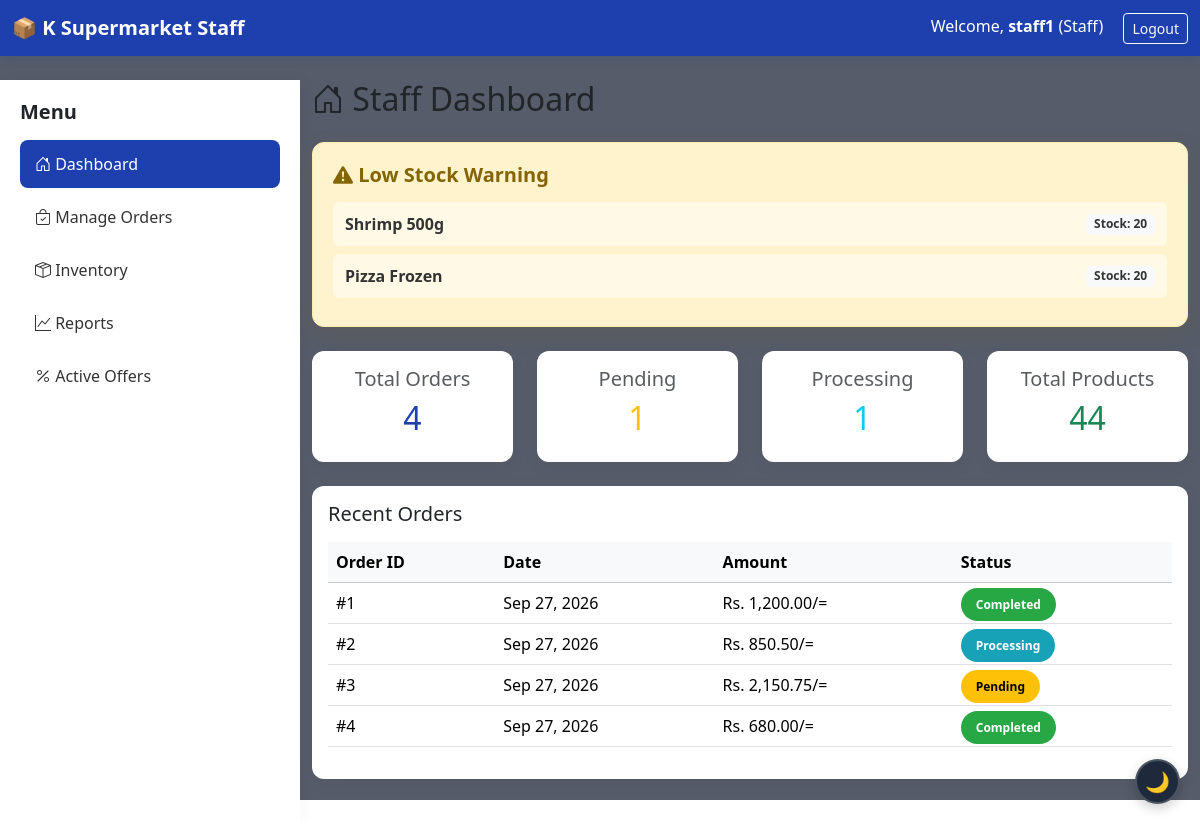
Screenshot of /staff/dashboard.php (signed in) with the database file from the repository.
### tables this page shows
CREATE TABLE products (
    id INT PRIMARY KEY AUTO_INCREMENT,
    name VARCHAR(150) NOT NULL,
    description TEXT,
    price DECIMAL(10, 2) NOT NULL,
    stock INT NOT NULL DEFAULT 0,
    category_id INT NOT NULL,
    supplier_id INT,
    image VARCHAR(255),
    barcode VARCHAR(50) UNIQUE,
    created_at TIMESTAMP DEFAULT CURRENT_TIMESTAMP,
    updated_at TIMESTAMP DEFAULT CURRENT_TIMESTAMP ON UPDATE CURRENT_TIMESTAMP,
    FOREIGN KEY (category_id) REFERENCES categories(id) ON DELETE CASCADE,
    FOREIGN KEY (supplier_id) REFERENCES suppliers(id)
);

CREATE TABLE orders (
    id INT PRIMARY KEY AUTO_INCREMENT,
    user_id INT NOT NULL,
    order_date TIMESTAMP DEFAULT CURRENT_TIMESTAMP,
    total_amount DECIMAL(12, 2) NOT NULL,
    status ENUM('pending', 'processing', 'completed', 'cancelled') DEFAULT 'pending',
    delivery_address TEXT,
    notes TEXT,
    created_at TIMESTAMP DEFAULT CURRENT_TIMESTAMP,
    updated_at TIMESTAMP DEFAULT CURRENT_TIMESTAMP ON UPDATE CURRENT_TIMESTAMP,
    FOREIGN KEY (user_id) REFERENCES users(id) ON DELETE CASCADE
);

### staff/dashboard.php (shortened to what this page needs)
<?php
require_once '../db.php';
$username = $_SESSION['username'];
$orderColumns = $pdo->query('SHOW COLUMNS FROM orders')->fetchAll(PDO::FETCH_COLUMN);
$orderTotalColumn = null;
foreach (['total_amount', 'total_price', 'total'] as $column) {
    if (in_array($column, $orderColumns, true)) {
        $orderTotalColumn = $column;
        break;
    }
}
$orderDateColumn = in_array('order_date', $orderColumns, true) ? 'order_date' : 'created_at';
$orderDiscountSelect = in_array('discount_amount', $orderColumns, true) ? 'discount_amount' : '0 AS discount_amount';
$orderPromoSelect = in_array('promo_code', $orderColumns, true) ? 'promo_code' : 'NULL AS promo_code';
$all_orders = [];
try {
    $stmt = $pdo->query("SELECT id, {$orderDateColumn} AS order_date, {$orderTotalColumn} AS total_amount, {$orderDiscountSelect}, {$orderPromoSelect}, status FROM orders ORDER BY {$orderDateColumn} DESC");
    $all_orders = $stmt->fetchAll();
} catch (PDOException $e) {
    $error_msg = "Error loading orders: " . $e->getMessage();
}
$products = [];
try {
    $stmt = $pdo->query("SELECT id, name, price, stock, category_id FROM products ORDER BY id DESC");
    $products = $stmt->fetchAll();
} catch (PDOException $e) {
    $error_msg = "Error loading products: " . $e->getMessage();
}
$low_stock_items = [];
try {
    $stmt = $pdo->query("SELECT id, name, stock FROM products WHERE stock <= 20 ORDER BY stock ASC");
    $low_stock_items = $stmt->fetchAll();
} catch (PDOException $e) {
}
?>
<!DOCTYPE html>
<html lang="en">
<head>
    <link href="https://cdn.jsdelivr.net/npm/bootstrap@5.3.2/dist/css/bootstrap.min.css" rel="stylesheet">
    <link rel="stylesheet" href="https://cdn.jsdelivr.net/npm/bootstrap-icons@1.11.1/font/bootstrap-icons.css">
</head>
<body>
<?php $page_background_role = 'staff'; $page_background_type = 'dashboard'; include __DIR__ . '/../includes/role-background.php'; ?>
<nav class="navbar navbar-dark navbar-custom">
    <div class="container-fluid">
        <a class="navbar-brand" href="../index.php"><b>📦 K Supermarket Staff</b></a>
        <div class="ms-auto text-white">
            <span class="me-3">Welcome, <strong><?php echo htmlspecialchars($username); ?></strong> (Staff)</span>
            <a href="../logout.php" class="btn btn-sm btn-outline-light">Logout</a>
        </div>
    </div>
</nav>
<div class="container-fluid mt-4">
    <div class="row">
        <div class="col-md-3 sidebar">
            <h5 class="mb-3 fw-bold">Menu</h5>
            <a href="#dashboard" class="sidebar-link active">
                <i class="bi bi-house-door"></i> Dashboard
            </a>
            <a href="#orders" class="sidebar-link">
                <i class="bi bi-bag-check"></i> Manage Orders
            </a>
            <a href="#inventory" class="sidebar-link">
                <i class="bi bi-box-seam"></i> Inventory
            </a>
            <a href="#reports" class="sidebar-link">
                <i class="bi bi-graph-up"></i> Reports
            </a>
            <a href="#offers" class="sidebar-link">
                <i class="bi bi-percent"></i> Active Offers
            </a>
        </div>
        <div class="col-md-9">
            <div id="dashboard" class="content-section">
                <h2 class="mb-4"><i class="bi bi-house-door"></i> Staff Dashboard</h2>
                <?php if (count($low_stock_items) > 0): ?>
                <div class="row mb-4">
                    <div class="col-md-12">
                        <div class="low-stock-warning">
                            <h5><i class="bi bi-exclamation-triangle-fill"></i> Low Stock Warning</h5>
                            <div style="max-height: 200px; overflow-y: auto;">
                                <?php foreach (array_slice($low_stock_items, 0, 5) as $item): ?>
                                    <div class="low-stock-item">
                                        <span><strong><?php echo htmlspecialchars($item['name']); ?></strong></span>
                                        <span class="badge bg-light text-dark">Stock: <?php echo $item['stock']; ?></span>
                                    </div>
                                <?php endforeach; ?>
                            </div>
                        </div>
                    </div>
                </div>
                <?php endif; ?>
                <div class="row mb-4">
                    <div class="col-md-3">
                        <div class="card card-stat p-3 text-center">
                            <h5 class="text-muted mb-2">Total Orders</h5>
                            <h2 class="text-primary"><?php echo count($all_orders); ?></h2>
                        </div>
                    </div>
                    <div class="col-md-3">
                        <div class="card card-stat p-3 text-center">
                            <h5 class="text-muted mb-2">Pending</h5>
                            <h2 class="text-warning"><?php echo count(array_filter($all_orders, function($o) { return $o['status'] === 'pending'; })); ?></h2>
                        </div>
                    </div>
                    <div class="col-md-3">
                        <div class="card card-stat p-3 text-center">
                            <h5 class="text-muted mb-2">Processing</h5>
                            <h2 class="text-info"><?php echo count(array_filter($all_orders, function($o) { return $o['status'] === 'processing'; })); ?></h2>
                        </div>
                    </div>
                    <div class="col-md-3">
                        <div class="card card-stat p-3 text-center">
                            <h5 class="text-muted mb-2">Total Products</h5>
                            <h2 class="text-success"><?php echo count($products); ?></h2>
                        </div>
                    </div>
                </div>
                <div class="card table-card p-3">
                    <h5 class="mb-3">Recent Orders</h5>
                    <?php if (count($all_orders) > 0): ?>
                        <div class="table-responsive">
                            <table class="table">
                                <thead class="table-light">
                                    <tr>
                                        <th>Order ID</th>
                                        <th>Date</th>
                                        <th>Amount</th>
                                        <th>Status</th>
                                    </tr>
                                </thead>
                                <tbody>
                                    <?php foreach (array_slice($all_orders, 0, 5) as $order): ?>
                                        <tr>
                                            <td>#<?php echo htmlspecialchars($order['id']); ?></td>
                                            <td><?php echo date('M d, Y', strtotime($order['order_date'])); ?></td>
                                            <td>Rs. <?php echo number_format($order['total_amount'], 2); ?>/=
                                            <td>
                                                <span class="status-badge badge-<?php echo strtolower($order['status']); ?>">
                                                    <?php echo ucfirst($order['status']); ?>
                                                </span>
                                            </td>
                                        </tr>
                                    <?php endforeach; ?>
                                </tbody>
                            </table>
                        </div>
                    <?php else: ?>
                        <p class="text-muted text-center">No orders yet.</p>
                    <?php endif; ?>
                </div>
            </div>
        </div>
    </div>
</div>
</body>
</html>

### staff/dashboard.php (style rules this page uses)
:root { --primary-blue: #1e40af; --primary-blue-light: #e0e7ff; --primary-blue-dark: #172554; }
body { background-color: #f4f6f9; font-family: 'Segoe UI', sans-serif; }
.navbar-custom { background-color: var(--primary-blue); box-shadow: 0 2px 10px rgba(30, 64, 175, 0.2); }
.text-primary { color: var(--primary-blue) !important; }
.sidebar { background: white; min-height: calc(100vh - 56px); box-shadow: 4px 0 15px rgba(0,0,0,0.03); padding: 20px; }
.sidebar-link { color: #333; text-decoration: none; padding: 12px 15px; border-radius: 8px; margin-bottom: 5px; display: block; transition: 0.2s; font-weight: 500; }
.sidebar-link.active { background-color: var(--primary-blue); color: white; }
.card-stat { border: none; border-radius: 12px; box-shadow: 0 5px 20px rgba(0,0,0,0.04); background: white; }
.status-badge { padding: 8px 15px; border-radius: 20px; font-size: 12px; font-weight: 600; }
.badge-pending { background-color: #ffc107; color: #000; }
.badge-processing { background-color: #17a2b8; color: white; }
.badge-completed { background-color: #28a745; color: white; }
.table-card { border: none; border-radius: 12px; box-shadow: 0 5px 20px rgba(0,0,0,0.04); background: white; }
.low-stock-warning { background: #FFF3CD; border: 1px solid #FFEBAA; color: #856404; border-radius: 12px; padding: 20px; box-shadow: 0 8px 24px rgba(133, 100, 4, 0.12); }
.low-stock-warning h5 { color: #856404; font-weight: 600; margin-bottom: 15px; }
.low-stock-item { background: rgba(255,255,255,0.5); color: #333333; padding: 10px 12px; border-radius: 6px; margin-bottom: 8px; display: flex; justify-content: space-between; align-items: center; }
.low-stock-warning .badge { background-color: #f8f9fa !important; color: #333333 !important; }

### rows the page displays
products: name "Shrimp 500g", stock "20"
products: name "Pizza Frozen", stock "20"
orders: id "1", order_date "Sep 27, 2026", total_amount "1,200.00", status "Completed"
orders: id "2", order_date "Sep 27, 2026", total_amount "850.50", status "Processing"
orders: id "3", order_date "Sep 27, 2026", total_amount "2,150.75", status "Pending"
orders: id "4", order_date "Sep 27, 2026", total_amount "680.00", status "Completed"

### other values shown
$username "staff1"
count($all_orders) "4"
count($products) "44"
